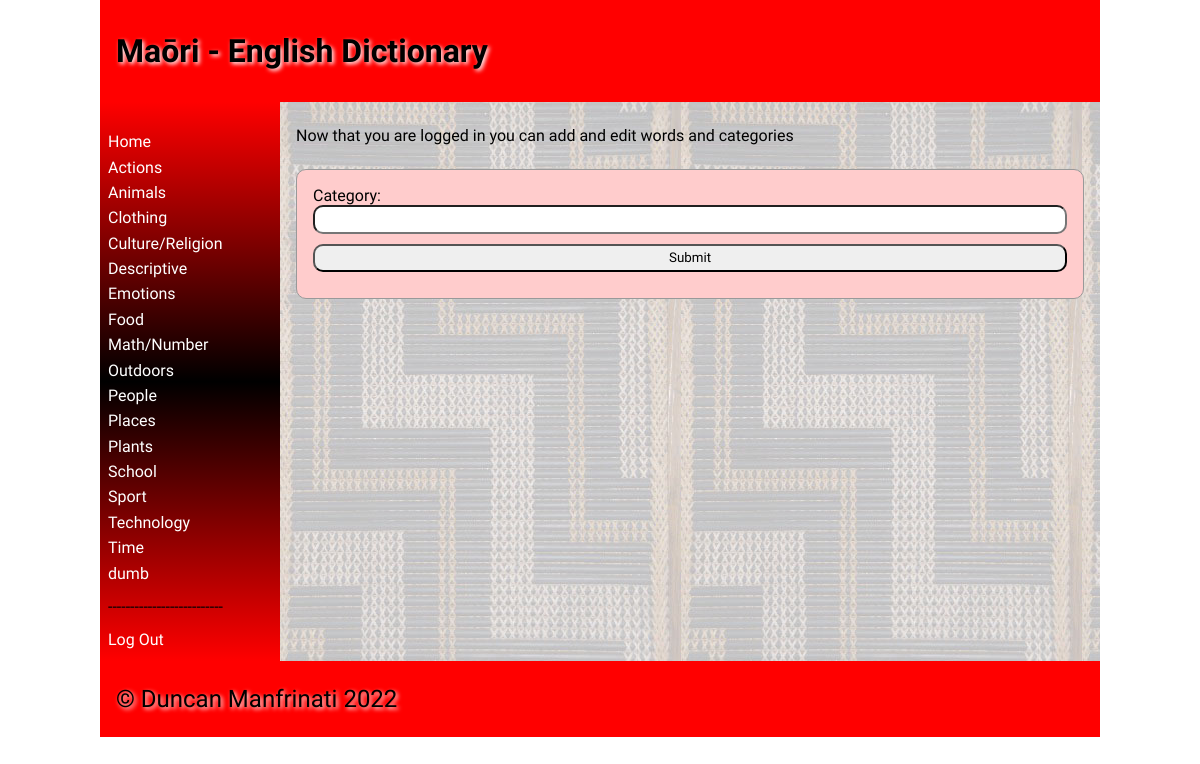
The page / (signed in) on the database its author committed.
### tables this page shows
CREATE TABLE categories
(
	id integer
		constraint categories_pk
			primary key autoincrement,
	categories varchar(900)
);

### app.py (the view, shortened to what this page needs)
@app.route('/', methods=['GET', 'POST'])
def home():
    return render_template("home.html", logged_in=is_logged_in(), categories=categories())

### app.py (called while the page is built)
def create_connection(db_file):
    try:
        connection = sqlite3.connect(db_file)
        connection.execute('pragma foreign_keys=ON')
        return connection
    except Error as e:
        print(e)
    return None

def is_logged_in():
    if session.get("email") is None:
        print("Not Logged In")
        return False
    else:
        print("Logged In")
        return True

def categories():
    con = create_connection(DATA_BASE)
    query = "SELECT id,categories FROM categories"
    cur = con.cursor()
    cur.execute(query, )
    category_ids = cur.fetchall()
    con.close()
    return category_ids

### templates/home.html (shortened to what this page needs)
{% extends 'base.html' %}
{% block heading %}Maōri - English Dictionary{% endblock %}
{% block main %}
{% if logged_in %}
<p>Now that you are logged in you can add and edit words and categories</p>
    <form class="dataForm" method="post">
    <div class="form-group">
        <div class="form-label">Category:</div>
        <div class="form-element"><input type="category" name="category" id="category" required></div>
    </div>
    <div class="form-group">
        <div class="form-element"><input type="submit" value="Submit"></div>
    </div>
    </form>
{% endif %}
{% endblock %}

### templates/base.html (shortened to what this page needs)
<!doctype html>
<html lang="en">
<head>
    <link href="{{ url_for('static', filename='css/style.css') }}" rel="stylesheet">
</head>
<body>
<div id="container">
    <header>
        <h1>{% block heading %} {% endblock %}</h1>
    </header>
    <nav>
        <ul>
            <li><a href="/">Home</a></li>
            {% if logged_in %}
            {% for category in categories %}
            <li><a href="/category/{{ category[0] }}">{{ category[1] }}</a></li>
            {% endfor %}
            <li><p>--------------------------</p></li>
            <li><a href="/logout">Log Out</a></li>
            {% else %}
            <li><p>--------------------------</p></li>
            <li><a href="/login">Log In</a></li>
            {% endif %}
        </ul>
    </nav>
    <main>
        {% block main %}{% endblock %}
    </main>
    <footer>
        <p>
            &copy; Duncan Manfrinati 2022
        </p>
    </footer>
</div>
</body>
</html>

### static/css/style.css (style rules this page uses)
* { font-family: Comfortaa, sans-serif; margin: 0; padding: 0; box-sizing: border-box; }
#container { display: grid; grid-template-columns: 75px auto; grid-template-areas: 'nav header' 'main main' 'footer footer'; }
header { grid-area: header; background-color: #f00; padding: 1rem; }
nav { grid-area: nav; }
main { grid-area: main; padding: 1rem; background-color: #edd; }
h1, h2, h3, h4 { padding: 1rem 0; font-family: 'Suez One', serif; color: #000000; text-shadow: 2px 2px 4px #fff; }
p { padding: 0.5rem 0; }
a { color: #222; }
.dataForm { margin: 1rem 0; border: 1px solid #999; padding: 1rem; background-color: #fcc; border-radius: 10px; }
.dataForm input, textarea { width: 100%; border-radius: 10px; padding: 0.3rem; margin-bottom: 10px; }
footer { grid-area: footer; padding: 1rem; background-color: #f00; }
footer p { color: #000; text-shadow: 2px 2px 4px #fff; font-size: 1.5rem; }
@media only screen and (min-width: 768px) { #container { grid-template-columns: 180px auto; grid-template-areas: 'header header' 'nav main' 'footer footer'; } }
@media only screen and (min-width: 768px) { nav { background: linear-gradient(180deg, rgba(255,0,0,1) 0%, rgba(0, 0, 0, 1) 50%, rgba(255,0,0,1) 100%); padding: 0.5rem; } }
@media only screen and (min-width: 768px) { nav ul { list-style: none; } }
@media only screen and (min-width: 768px) { nav li { padding: 0.2rem 0; } }
@media only screen and (min-width: 768px) { nav a { color: #fff; text-decoration: none; } }
@media only screen and (min-width: 768px) { main { background-image: url("/static/images/poutama.jpg"); } }
@media only screen and (min-width: 1000px) { #container { width: 1000px; margin: auto; } }

### rows shown on the page
categories: categories "Actions"
categories: categories "Animals"
categories: categories "Clothing"
categories: categories "Culture/Religion"
categories: categories "Descriptive"
categories: categories "Emotions"
categories: categories "Food"
categories: categories "Math/Number"
categories: categories "Outdoors"
categories: categories "People"
categories: categories "Places"
categories: categories "Plants"
categories: categories "School"
categories: categories "Sport"
categories: categories "Technology"
categories: categories "Time"
categories: categories "dumb"
